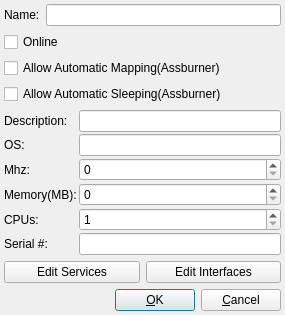
<ui version="4.0" >
 <author></author>
 <comment></comment>
 <exportmacro></exportmacro>
 <class>HostDialogUI</class>
 <widget class="QDialog" name="HostDialogUI" >
  <property name="geometry" >
   <rect>
    <x>0</x>
    <y>0</y>
    <width>285</width>
    <height>295</height>
   </rect>
  </property>
  <property name="windowTitle" >
   <string>Modify Host</string>
  </property>
  <layout class="QVBoxLayout" >
   <property name="margin" >
    <number>4</number>
   </property>
   <property name="spacing" >
    <number>6</number>
   </property>
   <item>
    <layout class="QHBoxLayout" >
     <property name="margin" >
      <number>0</number>
     </property>
     <property name="spacing" >
      <number>6</number>
     </property>
     <item>
      <widget class="QLabel" name="textLabel1" >
       <property name="text" >
        <string>Name:</string>
       </property>
      </widget>
     </item>
     <item>
      <widget class="FieldLineEdit" name="mNameEdit" >
       <property name="sizePolicy" >
        <sizepolicy>
         <hsizetype>3</hsizetype>
         <vsizetype>4</vsizetype>
         <horstretch>0</horstretch>
         <verstretch>0</verstretch>
        </sizepolicy>
       </property>
       <property name="field" >
        <string>name</string>
       </property>
      </widget>
     </item>
    </layout>
   </item>
   <item>
    <widget class="QCheckBox" name="mOnlineCheck" >
     <property name="text" >
      <string>Online</string>
     </property>
    </widget>
   </item>
   <item>
    <widget class="QCheckBox" name="mAllowMappingCheck" >
     <property name="text" >
      <string>Allow Automatic Mapping(Assburner)</string>
     </property>
    </widget>
   </item>
   <item>
    <widget class="QCheckBox" name="mAllowSleepCheck" >
     <property name="text" >
      <string>Allow Automatic Sleeping(Assburner)</string>
     </property>
    </widget>
   </item>
   <item>
    <layout class="QGridLayout" >
     <property name="margin" >
      <number>0</number>
     </property>
     <property name="spacing" >
      <number>2</number>
     </property>
     <item row="5" column="0" >
      <widget class="QLabel" name="label" >
       <property name="text" >
        <string>Serial #:</string>
       </property>
      </widget>
     </item>
     <item row="1" column="0" >
      <widget class="QLabel" name="textLabel8" >
       <property name="text" >
        <string>OS:</string>
       </property>
      </widget>
     </item>
     <item row="2" column="0" >
      <widget class="QLabel" name="textLabel6" >
       <property name="text" >
        <string>Mhz:</string>
       </property>
      </widget>
     </item>
     <item row="4" column="0" >
      <widget class="QLabel" name="textLabel2" >
       <property name="text" >
        <string>CPUs:</string>
       </property>
      </widget>
     </item>
     <item row="3" column="0" >
      <widget class="QLabel" name="textLabel5" >
       <property name="text" >
        <string>Memory(MB):</string>
       </property>
      </widget>
     </item>
     <item row="0" column="0" >
      <widget class="QLabel" name="textLabel3" >
       <property name="text" >
        <string>Description:</string>
       </property>
      </widget>
     </item>
     <item row="1" column="1" >
      <widget class="FieldLineEdit" name="mOSEdit" >
       <property name="sizePolicy" >
        <sizepolicy>
         <hsizetype>7</hsizetype>
         <vsizetype>4</vsizetype>
         <horstretch>0</horstretch>
         <verstretch>0</verstretch>
        </sizepolicy>
       </property>
       <property name="field" >
        <string>os</string>
       </property>
      </widget>
     </item>
     <item row="0" column="1" >
      <widget class="FieldLineEdit" name="mDescriptionText" >
       <property name="field" >
        <string>description</string>
       </property>
      </widget>
     </item>
     <item row="3" column="1" >
      <widget class="QSpinBox" name="mMemorySpin" >
       <property name="maximum" >
        <number>99999999</number>
       </property>
      </widget>
     </item>
     <item row="2" column="1" >
      <widget class="QSpinBox" name="mMhzSpin" >
       <property name="maximum" >
        <number>999999999</number>
       </property>
      </widget>
     </item>
     <item row="5" column="1" >
      <widget class="FieldLineEdit" name="mSerialEdit" >
       <property name="field" >
        <string>sn</string>
       </property>
      </widget>
     </item>
     <item row="4" column="1" >
      <widget class="QSpinBox" name="mCpusSpin" >
       <property name="maximum" >
        <number>999999</number>
       </property>
       <property name="minimum" >
        <number>1</number>
       </property>
      </widget>
     </item>
    </layout>
   </item>
   <item>
    <layout class="QHBoxLayout" >
     <property name="margin" >
      <number>0</number>
     </property>
     <property name="spacing" >
      <number>6</number>
     </property>
     <item>
      <widget class="QPushButton" name="mServiceButton" >
       <property name="text" >
        <string>Edit Services</string>
       </property>
      </widget>
     </item>
     <item>
      <widget class="QPushButton" name="mInterfacesButton" >
       <property name="text" >
        <string>Edit Interfaces</string>
       </property>
      </widget>
     </item>
    </layout>
   </item>
   <item>
    <layout class="QHBoxLayout" >
     <property name="margin" >
      <number>0</number>
     </property>
     <property name="spacing" >
      <number>6</number>
     </property>
     <item>
      <spacer>
       <property name="orientation" >
        <enum>Qt::Horizontal</enum>
       </property>
       <property name="sizeType" >
        <enum>QSizePolicy::Expanding</enum>
       </property>
       <property name="sizeHint" >
        <size>
         <width>40</width>
         <height>20</height>
        </size>
       </property>
      </spacer>
     </item>
     <item>
      <widget class="QPushButton" name="mOKButton" >
       <property name="text" >
        <string>&amp;OK</string>
       </property>
       <property name="shortcut" >
        <string>Alt+O</string>
       </property>
       <property name="default" >
        <bool>true</bool>
       </property>
      </widget>
     </item>
     <item>
      <widget class="QPushButton" name="mCancelButton" >
       <property name="text" >
        <string>&amp;Cancel</string>
       </property>
       <property name="shortcut" >
        <string>Alt+C</string>
       </property>
      </widget>
     </item>
    </layout>
   </item>
  </layout>
 </widget>
 <layoutdefault spacing="6" margin="11" />
 <customwidgets>
  <customwidget>
   <class>FieldLineEdit</class>
   <extends>QLineEdit</extends>
   <header>fieldlineedit.h</header>
   <container>0</container>
   <pixmap></pixmap>
  </customwidget>
 </customwidgets>
 <tabstops>
  <tabstop>mNameEdit</tabstop>
  <tabstop>mOnlineCheck</tabstop>
  <tabstop>mDescriptionText</tabstop>
  <tabstop>mOSEdit</tabstop>
  <tabstop>mSerialEdit</tabstop>
  <tabstop>mServiceButton</tabstop>
  <tabstop>mInterfacesButton</tabstop>
  <tabstop>mOKButton</tabstop>
  <tabstop>mCancelButton</tabstop>
 </tabstops>
 <resources/>
 <connections>
  <connection>
   <sender>mOKButton</sender>
   <signal>clicked()</signal>
   <receiver>HostDialogUI</receiver>
   <slot>accept()</slot>
   <hints>
    <hint type="sourcelabel" >
     <x>349</x>
     <y>595</y>
    </hint>
    <hint type="destinationlabel" >
     <x>284</x>
     <y>595</y>
    </hint>
   </hints>
  </connection>
  <connection>
   <sender>mCancelButton</sender>
   <signal>clicked()</signal>
   <receiver>HostDialogUI</receiver>
   <slot>reject()</slot>
   <hints>
    <hint type="sourcelabel" >
     <x>460</x>
     <y>591</y>
    </hint>
    <hint type="destinationlabel" >
     <x>459</x>
     <y>609</y>
    </hint>
   </hints>
  </connection>
 </connections>
</ui>
